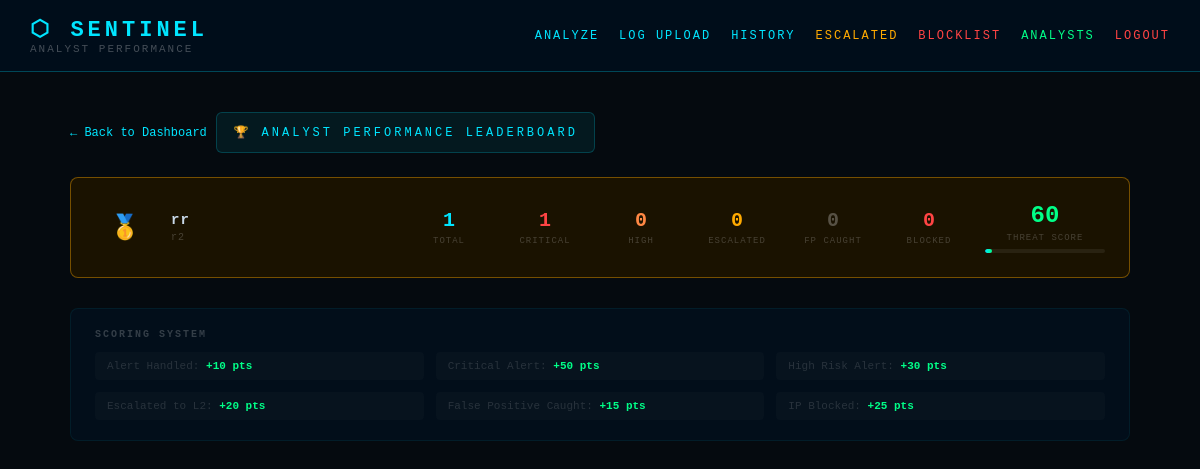
Screenshot of /analyst_stats (signed in) with the database file from the repository.
### app.py (models this page shows)
class Analyst(db.Model):
    id = db.Column(db.Integer, primary_key=True)
    fullname = db.Column(db.String(100))
    username = db.Column(db.String(50), unique=True)
    password = db.Column(db.String(200))
    email = db.Column(db.String(200))
    created_at = db.Column(db.String(100))

### app.py (the view)
@app.route("/analyst_stats")
@login_required
def analyst_stats():
    analysts = Analyst.query.all()
    stats = []
    for analyst in analysts:
        total = Incident.query.filter_by(analyst=analyst.username).count()
        critical = Incident.query.filter_by(
            analyst=analyst.username,
            severity="CRITICAL"
        ).count()
        high = Incident.query.filter_by(
            analyst=analyst.username,
            severity="HIGH RISK"
        ).count()
        escalated = Incident.query.filter_by(
            analyst=analyst.username,
            escalated=True
        ).count()
        fp_caught = Incident.query.filter_by(
            analyst=analyst.username,
            false_positive=True
        ).count()
        blocked = BlockedIP.query.filter_by(
            blocked_by=analyst.username
        ).count()
        score = (total * 10) + (critical * 50) + (high * 30) + (escalated * 20) + (fp_caught * 15) + (blocked * 25)
        stats.append({
            "fullname": analyst.fullname,
            "username": analyst.username,
            "total": total,
            "critical": critical,
            "high": high,
            "escalated": escalated,
            "fp_caught": fp_caught,
            "blocked": blocked,
            "score": score
        })
    stats.sort(key=lambda x: x["score"], reverse=True)
    return render_template("analyst_stats.html",
                           stats=stats,
                           analyst=session["analyst"],
                           fullname=session["fullname"])

### app.py (called while the page is built)
def login_required(f):
    @wraps(f)
    def decorated(*args, **kwargs):
        if "analyst" not in session:
            return redirect(url_for("login"))
        return f(*args, **kwargs)
    return decorated

### templates/analyst_stats.html (shortened to what this page needs)
<!DOCTYPE html>
<html lang="en">
<head>
</head>
<body>
<header>
    <div>
        <div class="logo">⬡ SENTINEL</div>
        <div class="subtitle">ANALYST PERFORMANCE</div>
    </div>
    <nav>
        <a href="/">ANALYZE</a>
        <a href="/upload_log">LOG UPLOAD</a>
        <a href="/history">HISTORY</a>
        <a href="/escalated" style="color:#ffaa00;">ESCALATED</a>
        <a href="/blocklist" style="color:#ff4444;">BLOCKLIST</a>
        <a href="/analyst_stats" style="color:#00ff88;">ANALYSTS</a>
        <a href="/logout" style="color:#ff4444;">LOGOUT</a>
    </nav>
</header>
<div class="container">
    <a href="/" class="back-btn">← Back to Dashboard</a>
    <div class="page-title">🏆 ANALYST PERFORMANCE LEADERBOARD</div>
    {% if stats %}
    <div class="leaderboard">
        {% for s in stats %}
        <div class="analyst-card rank-{{ loop.index if loop.index <= 3 else '' }}">
            <div class="rank">
                {% if loop.index == 1 %}🥇
                {% elif loop.index == 2 %}🥈
                {% elif loop.index == 3 %}🥉
                {% else %}#{{ loop.index }}
                {% endif %}
            </div>
            <div class="analyst-info">
                <div class="analyst-name">{{ s.fullname }}</div>
                <div class="analyst-id">{{ s.username }}</div>
            </div>
            <div class="stat-col">
                <div class="stat-value">{{ s.total }}</div>
                <div class="stat-label">TOTAL</div>
            </div>
            <div class="stat-col">
                <div class="stat-value" style="color:#ff4444;">{{ s.critical }}</div>
                <div class="stat-label">CRITICAL</div>
            </div>
            <div class="stat-col">
                <div class="stat-value" style="color:#ff8844;">{{ s.high }}</div>
                <div class="stat-label">HIGH</div>
            </div>
            <div class="stat-col">
                <div class="stat-value" style="color:#ffaa00;">{{ s.escalated }}</div>
                <div class="stat-label">ESCALATED</div>
            </div>
            <div class="stat-col">
                <div class="stat-value" style="color:#ffffff44;">{{ s.fp_caught }}</div>
                <div class="stat-label">FP CAUGHT</div>
            </div>
            <div class="stat-col">
                <div class="stat-value" style="color:#ff4444;">{{ s.blocked }}</div>
                <div class="stat-label">BLOCKED</div>
            </div>
            <div class="score-col">
                <div class="score-value">{{ s.score }}</div>
                <div class="score-label">THREAT SCORE</div>
                <div class="score-bar-container">
                    <div class="score-bar" style="width:{{ [s.score // 10, 100]|min }}%"></div>
                </div>
            </div>
        </div>
        {% endfor %}
    </div>
    {% else %}
    <div class="no-data">
        No analysts registered yet
    </div>
    {% endif %}
    <div class="scoring-info">
        <h3>SCORING SYSTEM</h3>
        <div class="scoring-grid">
            <div class="scoring-item">Alert Handled: <span class="scoring-points">+10 pts</span></div>
            <div class="scoring-item">Critical Alert: <span class="scoring-points">+50 pts</span></div>
            <div class="scoring-item">High Risk Alert: <span class="scoring-points">+30 pts</span></div>
            <div class="scoring-item">Escalated to L2: <span class="scoring-points">+20 pts</span></div>
            <div class="scoring-item">False Positive Caught: <span class="scoring-points">+15 pts</span></div>
            <div class="scoring-item">IP Blocked: <span class="scoring-points">+25 pts</span></div>
        </div>
    </div>
</div>
</body>
</html>

### templates/analyst_stats.html (style rules this page uses)
* { margin: 0; padding: 0; box-sizing: border-box; }
body { background: #050a0f; color: #c8d8e8; font-family: 'Courier New', monospace; min-height: 100vh; }
header { background: #000d1a; border-bottom: 1px solid #00e5ff44; padding: 16px 30px; display: flex; align-items: center; gap: 16px; }
.logo { color: #00e5ff; font-size: 22px; font-weight: bold; letter-spacing: 4px; }
.subtitle { color: #ffffff44; font-size: 11px; letter-spacing: 2px; }
nav { margin-left: auto; display: flex; gap: 20px; align-items: center; }
nav a { color: #00e5ff; text-decoration: none; font-size: 12px; letter-spacing: 2px; }
.container { max-width: 1100px; margin: 40px auto; padding: 0 20px; }
.back-btn { display: inline-block; margin-bottom: 24px; color: #00e5ff; text-decoration: none; font-size: 12px; }
.page-title { color: #00e5ff; font-size: 12px; letter-spacing: 3px; margin-bottom: 24px; padding: 12px 16px; background: #00e5ff11; border: 1px solid #00e5ff33; border-radius: 6px; display: inline-block; }
.leaderboard { display: flex; flex-direction: column; gap: 16px; margin-bottom: 30px; }
.analyst-card { background: #020e1a; border: 1px solid #00e5ff22; border-radius: 8px; padding: 24px; display: grid; grid-template-columns: 60px 1fr repeat(6, 80px) 120px; align-items: center; gap: 16px; transition: all 0.2s; }
.analyst-card.rank-1 { border-color: #ffaa0066; background: #1a1200; }
.rank { font-size: 24px; font-weight: bold; text-align: center; }
.rank-1 .rank { color: #ffaa00; }
.analyst-name { color: #c8d8e8; font-size: 14px; font-weight: bold; letter-spacing: 1px; }
.analyst-id { color: #ffffff33; font-size: 10px; letter-spacing: 1px; margin-top: 4px; }
.stat-col { text-align: center; }
.stat-value { font-size: 20px; font-weight: bold; color: #00e5ff; }
.stat-label { font-size: 9px; color: #ffffff33; letter-spacing: 1px; margin-top: 4px; }
.score-col { text-align: center; }
.score-value { font-size: 24px; font-weight: bold; color: #00ff88; }
.score-label { font-size: 9px; color: #ffffff33; letter-spacing: 1px; margin-top: 4px; }
.score-bar-container { margin-top: 6px; background: #ffffff11; border-radius: 4px; height: 4px; overflow: hidden; }
.score-bar { height: 100%; border-radius: 4px; background: linear-gradient(90deg, #00e5ff, #00ff88); }
.scoring-info { background: #020e1a; border: 1px solid #00e5ff11; border-radius: 8px; padding: 20px 24px; margin-top: 24px; }
.scoring-info h3 { color: #ffffff33; font-size: 10px; letter-spacing: 2px; margin-bottom: 12px; }
.scoring-grid { display: grid; grid-template-columns: repeat(3, 1fr); gap: 12px; }
.scoring-item { font-size: 11px; color: #ffffff22; padding: 8px 12px; background: #ffffff05; border-radius: 4px; }
.scoring-points { color: #00ff88; font-weight: bold; }

### rows the page displays
Analyst: fullname "rr", username "r2", total "1", critical "1", high "0", escalated "0", fp_caught "0", blocked "0", score "60", {{ [s.score // 10, 100]|min }} 6 (drawn)
